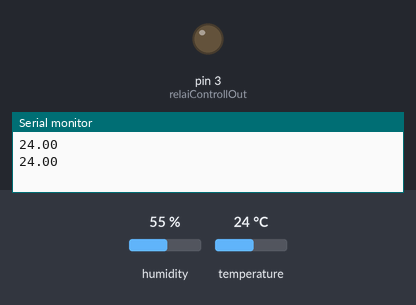
The sketch below on a simulated Arduino Uno, built with avr-gcc and run on an emulated ATmega328P. Shown: output pins drawn as LEDs (lit = HIGH), the last lines printed to the serial monitor. The test bench sets the inputs (shaded band); at power-on: temperature 24 °C, humidity 55 %.

Above: at 2.3 s.
2.4 s: temperature set to 28 °C
At 3.4 s:
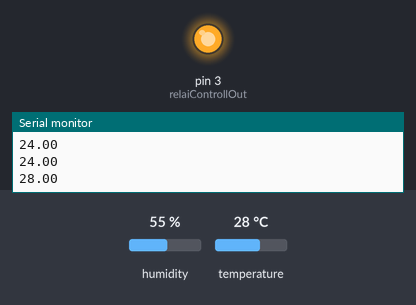
4.5 s: temperature set to 12 °C
At 5.4 s:
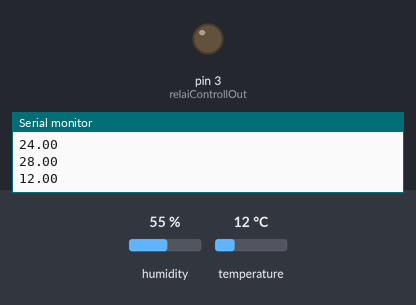
6.6 s: temperature set to 33 °C
At 8.2 s:
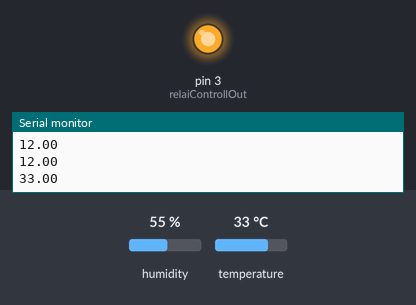
Timing chart, 0 to 9.7 s (numbered marks = the images above; inputs shaded):
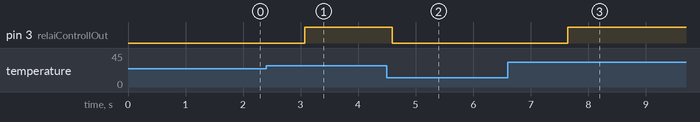

Measured:
- the behaviour switches between 26 and 27 °C on temperature (found by bisection; images 0 and 1)
- after the input at 2.4 s, pin 3 (relaiControllOut): LOW → HIGH after 0.67 s
- after the input at 4.5 s, pin 3 (relaiControllOut): HIGH → LOW after 0.09 s
- after the input at 6.6 s, pin 3 (relaiControllOut): LOW → HIGH after 1.0 s

The sketch:

script.ino
```cpp
#include <SimpleDHT.h>
int sensorIn = 4;
int relaiControllOut = 3;

SimpleDHT11 dht11(sensorIn);

float checkTemp()
{
    float temperature = 0;
    float humidity = 0;
    int err = SimpleDHTErrSuccess;
    if ((err = dht11.read2(&temperature, &humidity, NULL)) != SimpleDHTErrSuccess)
    {
        Serial.print("Read DHT11 failed, err=");
        Serial.println(err);
        delay(2000);
        return;
    }
    return temperature;
}

void setup()
{
    Serial.begin(115200);
    pinMode(relaiControllOut, OUTPUT);
    digitalWrite(relaiControllOut, LOW);
}
void loop()
{
    float erg = checkTemp();
    Serial.println(erg);
    if (erg > 26)
    {
        digitalWrite(relaiControllOut, HIGH);
    }
    else
    {
        digitalWrite(relaiControllOut, LOW);
    }
    delay(1500);
}
```
